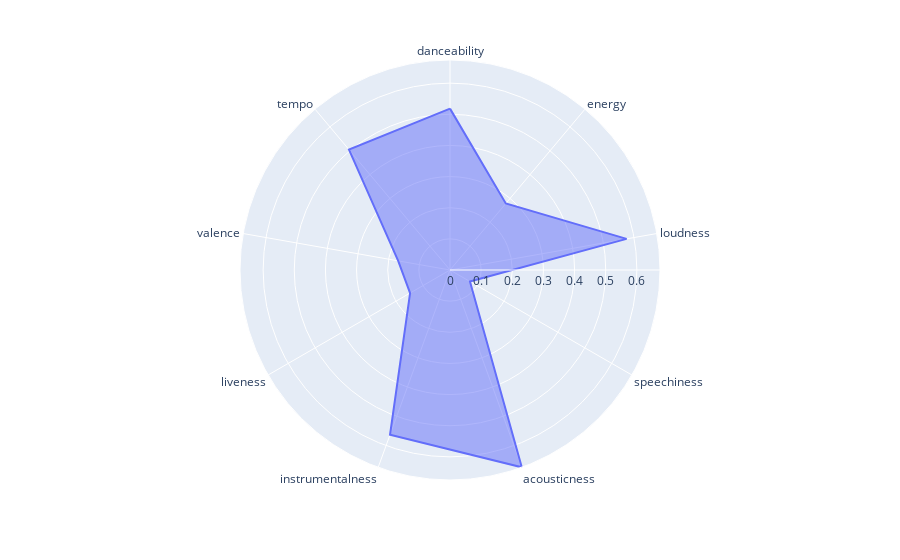
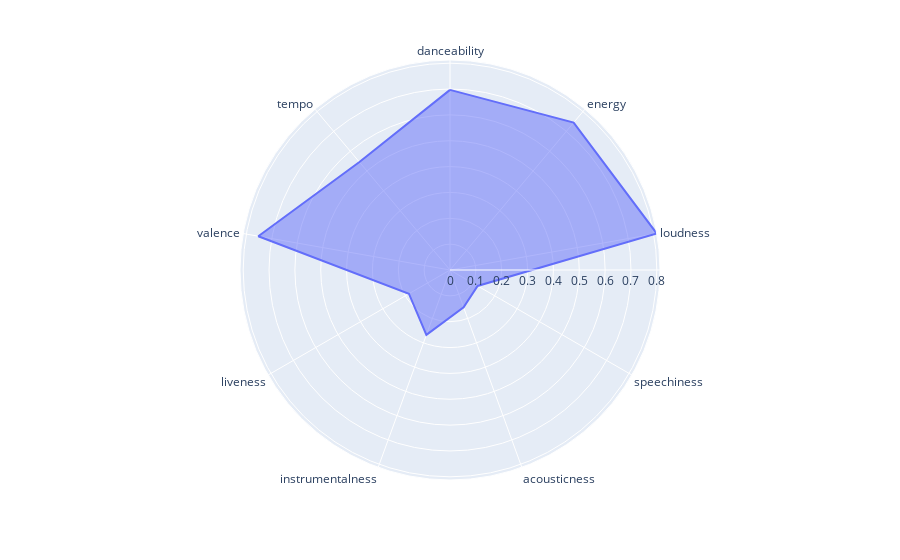
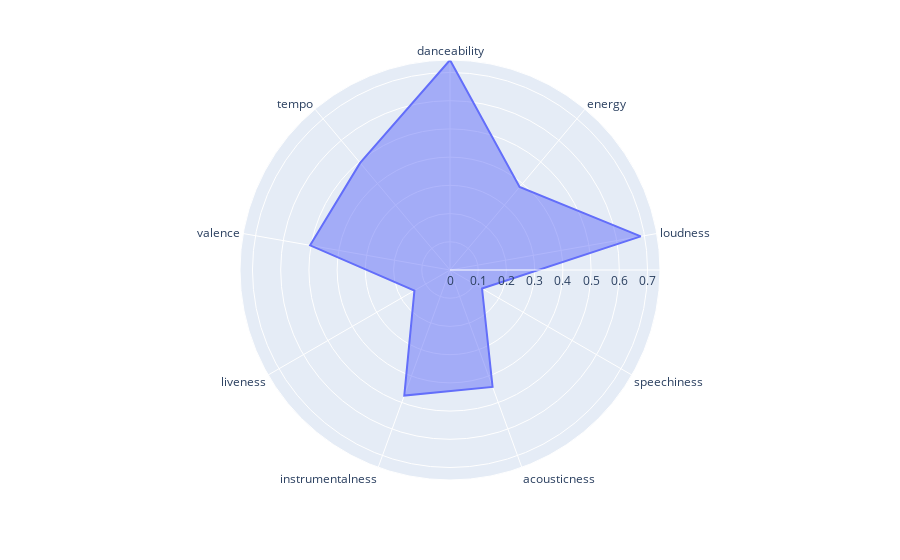
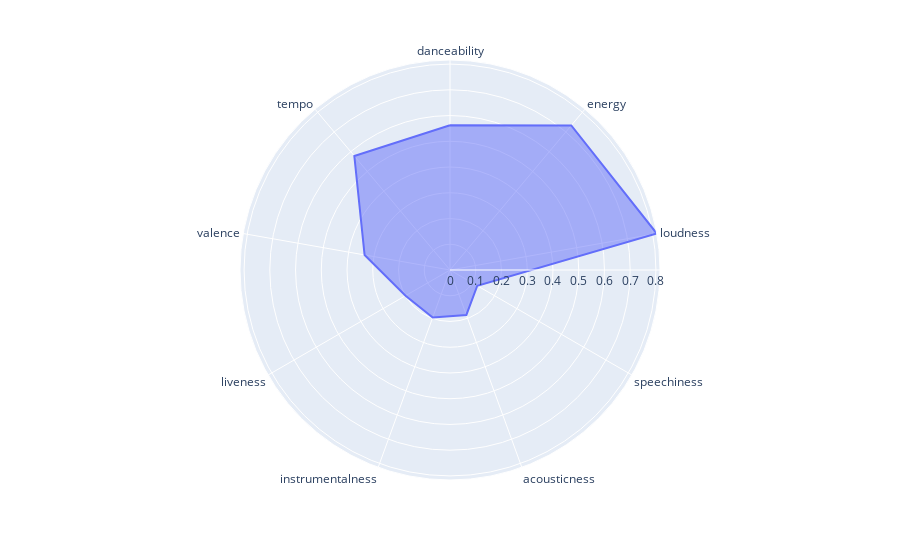

Here is the notebook cell these charts were saved with, in order:
### Code cell
import plotly.express as px
import pandas as pd

categories = cluster_stats.loc[:, cluster_stats.columns != 'cluster'].columns

for i in range(0,4):
    fig = px.line_polar(cluster_stats[cluster_stats.cluster==i],
                    r=[cluster_stats.loc[i]['danceability'], cluster_stats.loc[i]['energy'], cluster_stats.loc[i]['loudness'],
         cluster_stats.loc[i]['speechiness'], cluster_stats.loc[i]['acousticness'], cluster_stats.loc[i]['instrumentalness'],
        cluster_stats.loc[i]['liveness'], cluster_stats.loc[i]['valence'], cluster_stats.loc[i]['tempo']],
                    theta=categories,
                    line_close=True)
    fig.update_traces(fill='toself')
    fig.show()

### Figure 1 — Plotly figure (JSON) as saved in the notebook; plotly's stock layout.template omitted (floating-point values rounded to 4 significant figures)
{"data": [{"fill": "toself", "hovertemplate": "r=%{r}<br>theta=%{theta}<extra></extra>", "legendgroup": "", "line": {"color": "#636efa", "dash": "solid"}, "mode": "lines", "name": "", "r": [0.5181, 0.2788, 0.5758, 0.07401, 0.6743, 0.5631, 0.148, 0.1689, 0.5047, 0.5181], "showlegend": false, "subplot": "polar", "theta": ["danceability", "energy", "loudness", "speechiness", "acousticness", "instrumentalness", "liveness", "valence", "tempo", "danceability"], "type": "scatterpolar"}], "layout": {"legend": {"tracegroupgap": 0}, "margin": {"t": 60}, "polar": {"angularaxis": {"direction": "clockwise", "rotation": 90}, "domain": {"x": [0, 1], "y": [0, 1]}}}}

### Figure 2 — Plotly figure (JSON) as saved in the notebook; plotly's stock layout.template omitted (floating-point values rounded to 4 significant figures)
{"data": [{"fill": "toself", "hovertemplate": "r=%{r}<br>theta=%{theta}<extra></extra>", "legendgroup": "", "line": {"color": "#636efa", "dash": "solid"}, "mode": "lines", "name": "", "r": [0.6967, 0.7441, 0.8123, 0.1232, 0.1539, 0.2672, 0.1835, 0.753, 0.5451, 0.6967], "showlegend": false, "subplot": "polar", "theta": ["danceability", "energy", "loudness", "speechiness", "acousticness", "instrumentalness", "liveness", "valence", "tempo", "danceability"], "type": "scatterpolar"}], "layout": {"legend": {"tracegroupgap": 0}, "margin": {"t": 60}, "polar": {"angularaxis": {"direction": "clockwise", "rotation": 90}, "domain": {"x": [0, 1], "y": [0, 1]}}}}

### Figure 3 — Plotly figure (JSON) as saved in the notebook; plotly's stock layout.template omitted (floating-point values rounded to 4 significant figures)
{"data": [{"fill": "toself", "hovertemplate": "r=%{r}<br>theta=%{theta}<extra></extra>", "legendgroup": "", "line": {"color": "#636efa", "dash": "solid"}, "mode": "lines", "name": "", "r": [0.7442, 0.3838, 0.6865, 0.1311, 0.4411, 0.4738, 0.1456, 0.5034, 0.4955, 0.7442], "showlegend": false, "subplot": "polar", "theta": ["danceability", "energy", "loudness", "speechiness", "acousticness", "instrumentalness", "liveness", "valence", "tempo", "danceability"], "type": "scatterpolar"}], "layout": {"legend": {"tracegroupgap": 0}, "margin": {"t": 60}, "polar": {"angularaxis": {"direction": "clockwise", "rotation": 90}, "domain": {"x": [0, 1], "y": [0, 1]}}}}

### Figure 4 — Plotly figure (JSON) as saved in the notebook; plotly's stock layout.template omitted (floating-point values rounded to 4 significant figures)
{"data": [{"fill": "toself", "hovertemplate": "r=%{r}<br>theta=%{theta}<extra></extra>", "legendgroup": "", "line": {"color": "#636efa", "dash": "solid"}, "mode": "lines", "name": "", "r": [0.5621, 0.7328, 0.8158, 0.1224, 0.1859, 0.1965, 0.1994, 0.3369, 0.5782, 0.5621], "showlegend": false, "subplot": "polar", "theta": ["danceability", "energy", "loudness", "speechiness", "acousticness", "instrumentalness", "liveness", "valence", "tempo", "danceability"], "type": "scatterpolar"}], "layout": {"legend": {"tracegroupgap": 0}, "margin": {"t": 60}, "polar": {"angularaxis": {"direction": "clockwise", "rotation": 90}, "domain": {"x": [0, 1], "y": [0, 1]}}}}
